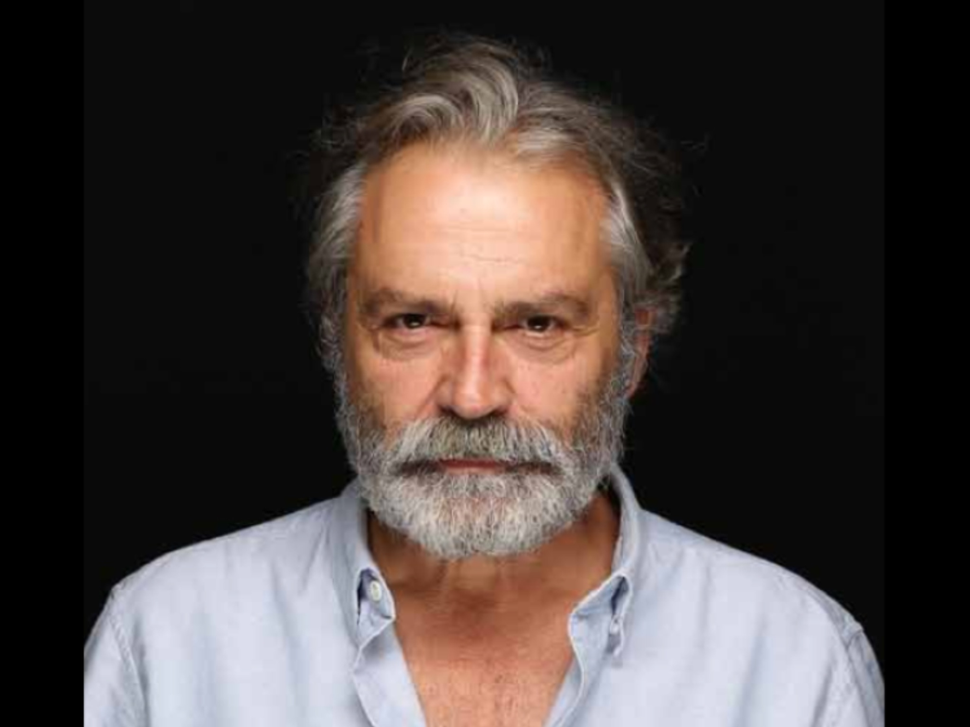
#> input picture images/haluk_bilginer.png, 970 x 727 px, shrunk from 2048 x 1536 before the run, found by its file name
$ jupyter execute gamma.ipynb
#> lines starting #> are read from the running program, lines starting #| are printed output that depends on the picture
[cell 1]
import cv2
import numpy as np
import matplotlib.pyplot as plt
from google.colab import drive

# Google Drive'ı /content/drive altına bağla
drive.mount('/content/drive')

# Görüntüyü yükle (renkli)
img_path = '/content/drive/MyDrive/GoruntuIsleme/images/haluk_bilginer.png'
img = cv2.imread(img_path)
#> img is the input picture: shape (727, 970, 3); mean B, G, R 60.8, 63.5, 73

# Görüntü başarıyla yüklenmediyse, uygun bir hata mesajı ver
if img is None:
    print("Görüntü yüklenemedi. Dosya adını ve yolunu kontrol edin.")
else:
    # Gamma dönüşümü fonksiyonu (renkli görüntü için)
    def gamma_transform_color(image, gamma):
        return np.clip((image / 255.0) ** gamma * 255, 0, 255).astype(np.uint8)

    # Görüntü boyutları
    height, width, channels = img.shape
#> height = 727; width = 970; channels = 3

    # Gamma dönüşümü uygula
    gamma_value = 1.5  # İstediğiniz gamma değerini seçebilirsiniz
    img_gamma_transformed = gamma_transform_color(img, gamma_value)
#> in gamma_transform_color, `return np.clip((image / 255.0) ** gamma * 255, 0, 255).astype(np.uint8)`:
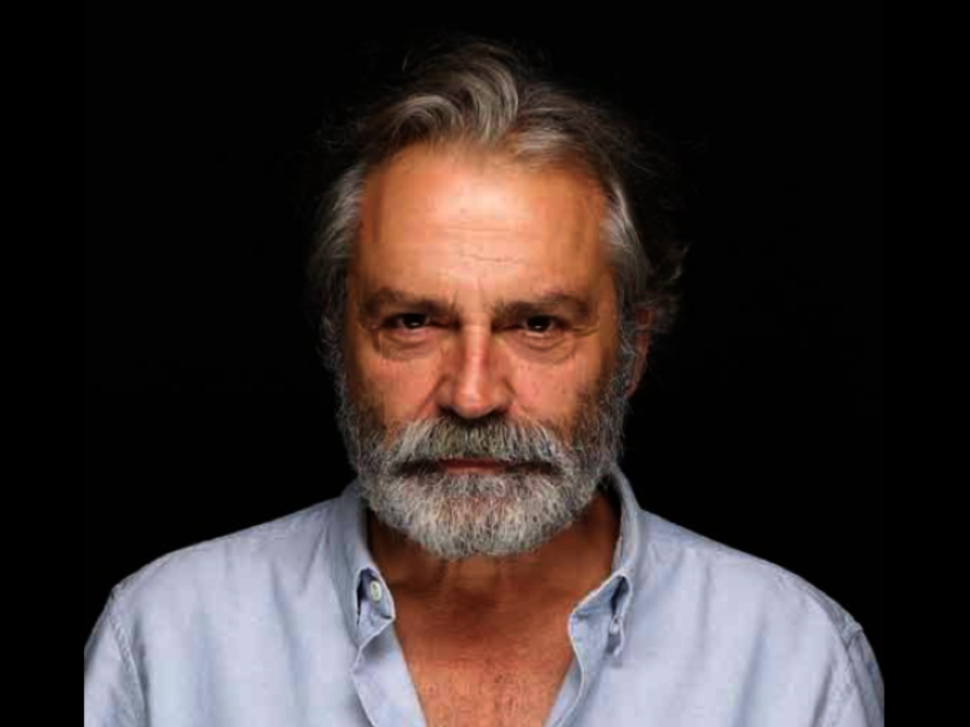
#> returned value: shape (727, 970, 3); mean of channels 0, 1, 2 46, 47.7, 58.3; drawn as B, G, R

    # Görüntüleri göster
    plt.figure(figsize=(15, 5))

    plt.subplot(1, 2, 1)
    plt.imshow(cv2.cvtColor(img, cv2.COLOR_BGR2RGB))
    plt.title('Orijinal Görüntü')

    plt.subplot(1, 2, 2)
    plt.imshow(cv2.cvtColor(img_gamma_transformed, cv2.COLOR_BGR2RGB))
    plt.title(f'Gamma Dönüşümü (Gamma={gamma_value})')

    plt.show()
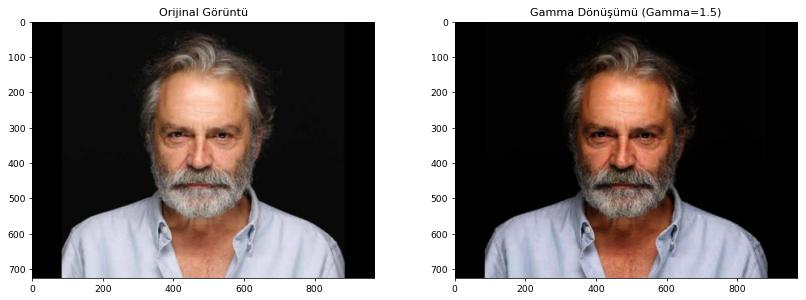
#> figure drawn by matplotlib, 2 panels

$ run again, with images/emma_stone.png copied over images/haluk_bilginer.png
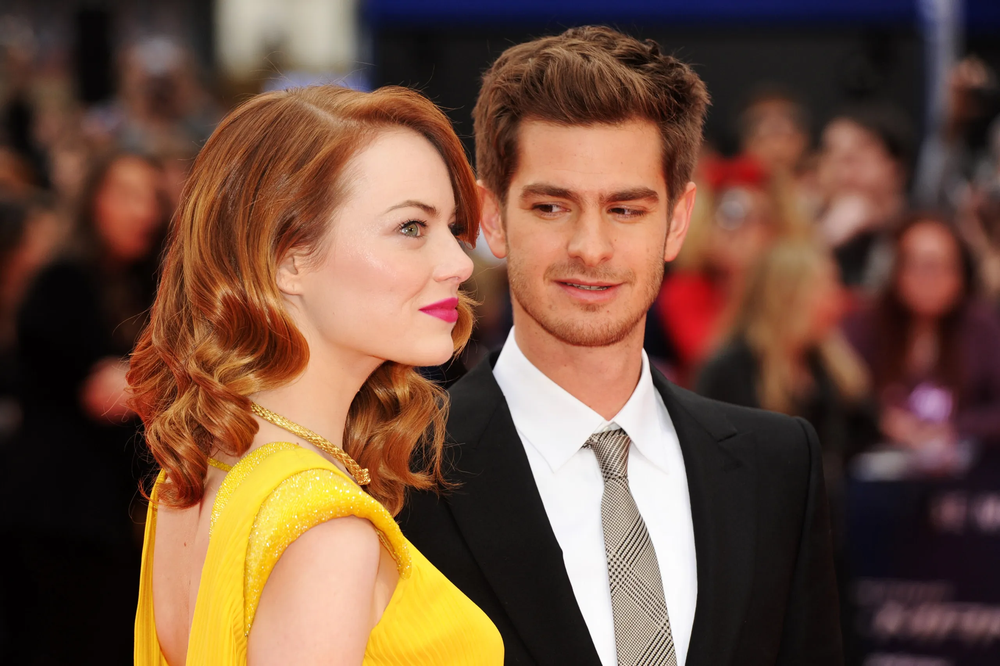
#> input picture images/emma_stone.png, 1000 x 666 px, shrunk from 2560 x 1704 before the run, found by its file name
#> img is the input picture: shape (666, 1000, 3); mean B, G, R 62.3, 80.8, 113.5
#> in gamma_transform_color, `return np.clip((image / 255.0) ** gamma * 255, 0, 255).astype(np.uint8)`:
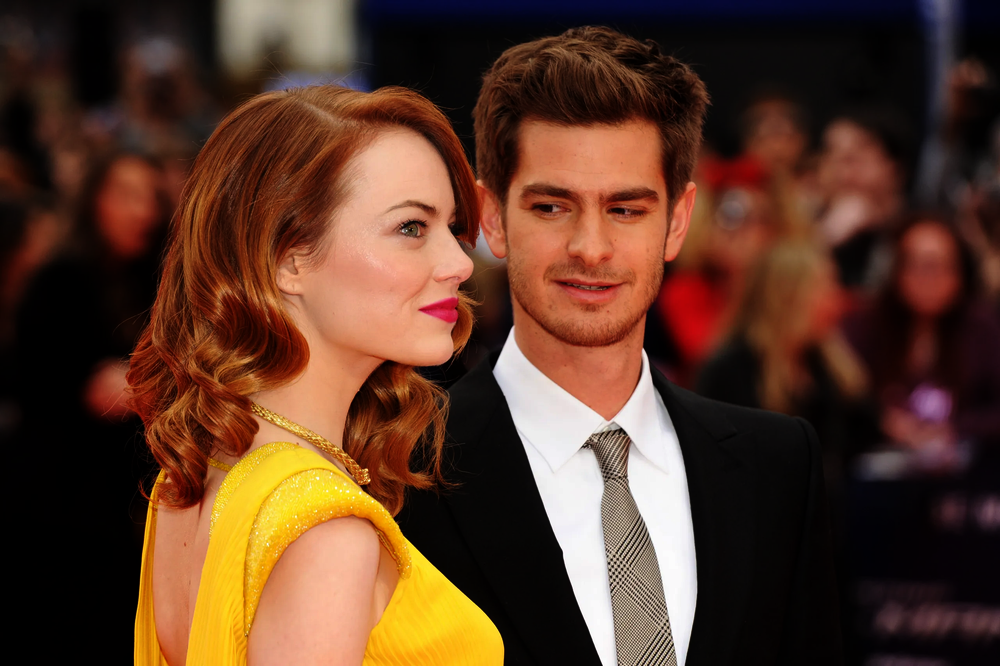
#> returned value: shape (666, 1000, 3); mean of channels 0, 1, 2 39.7, 57.8, 91.6; drawn as B, G, R
#> `plt.show()`:
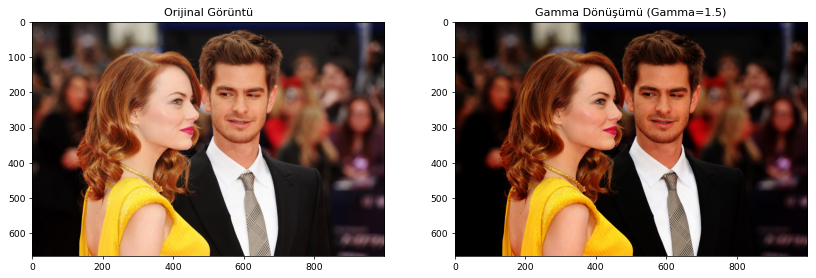
#> figure drawn by matplotlib, 2 panels

$ run again, with images/fruits.png copied over images/haluk_bilginer.png
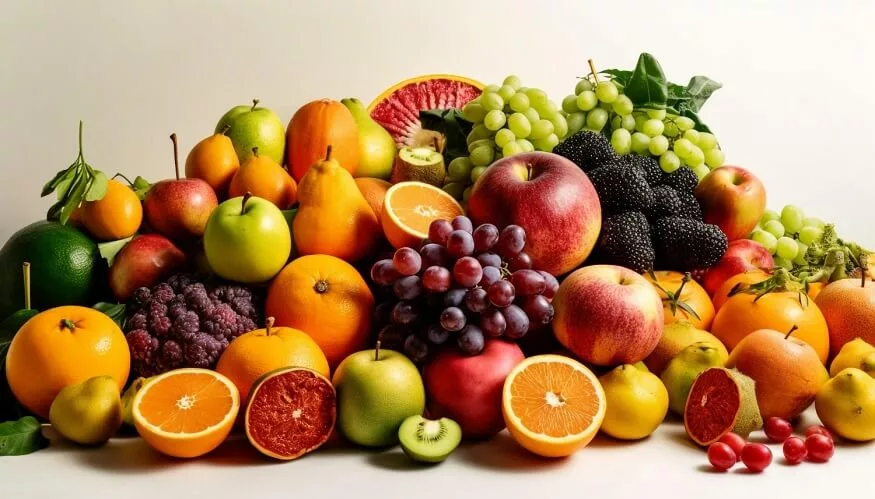
#> input picture images/fruits.png, 875 x 499 px, found by its file name
#> img is the input picture: shape (499, 875, 3); mean B, G, R 94.2, 136.8, 176.4
#> in gamma_transform_color, `return np.clip((image / 255.0) ** gamma * 255, 0, 255).astype(np.uint8)`:
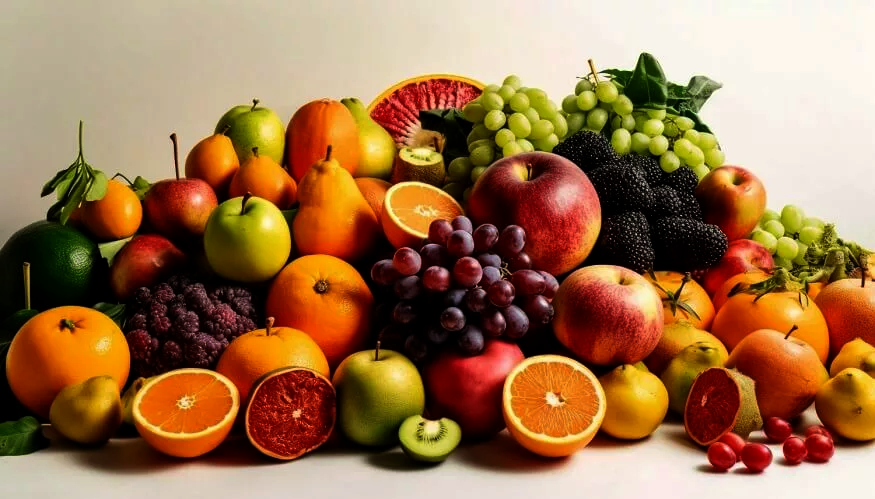
#> returned value: shape (499, 875, 3); mean of channels 0, 1, 2 78, 115.9, 157.8; drawn as B, G, R
#> `plt.show()`:
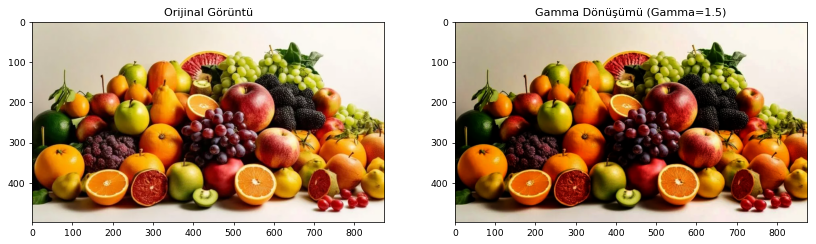
#> figure drawn by matplotlib, 2 panels
